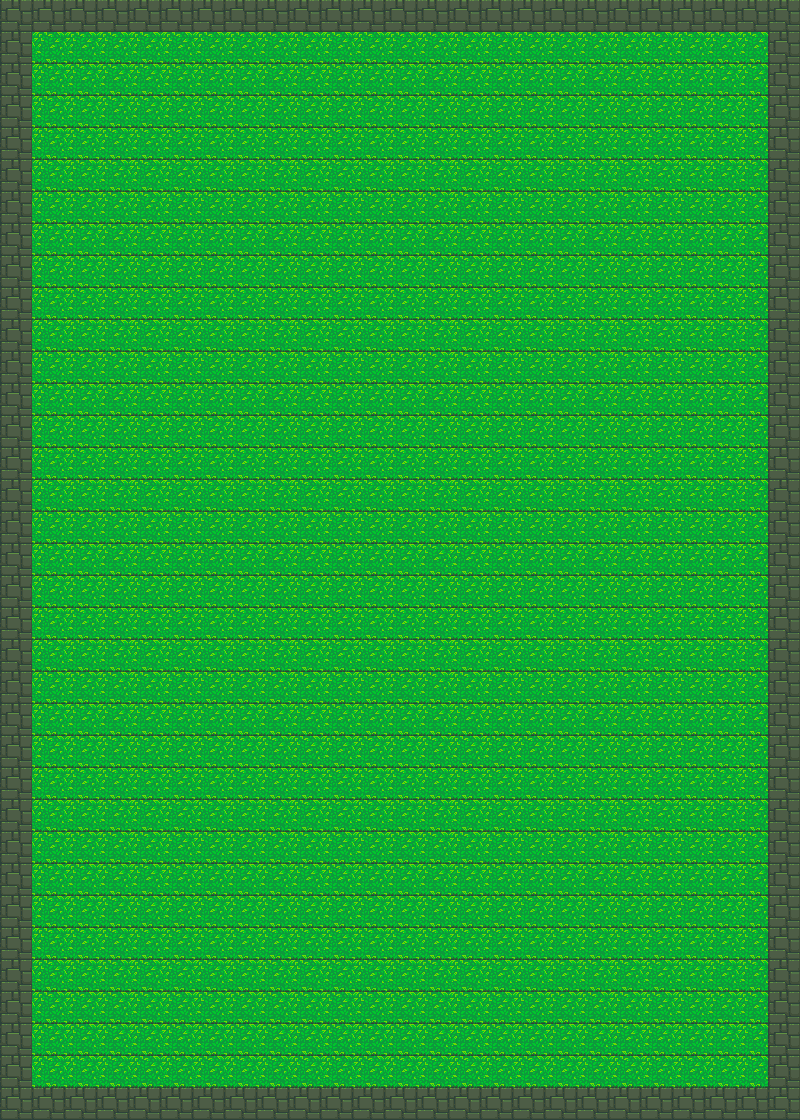

Below is a game level as drawn by its tile map, then a one-line description and the .tmx file that defines it, in full:
An orthogonal 25x35 tile map with 32x32 px tiles, 1 tile layer (Capa de Patrones 1).

<map version="1.0" tiledversion="1.0.3" orientation="orthogonal" renderorder="right-down" width="25" height="35" tilewidth="32" tileheight="32" nextobjectid="4">
 <tileset firstgid="1" source="sprites2.tsx" />
 <layer name="Capa de Patrones 1" width="25" height="35">
  <data encoding="csv">
74,74,74,74,74,74,74,74,74,74,74,74,74,74,74,74,74,74,74,74,74,74,74,74,74,
74,71,71,71,71,71,71,71,71,71,71,71,71,71,71,71,71,71,71,71,71,71,71,71,74,
74,71,71,71,71,71,71,71,71,71,71,71,71,71,71,71,71,71,71,71,71,71,71,71,74,
74,71,71,71,71,71,71,71,71,71,71,71,71,71,71,71,71,71,71,71,71,71,71,71,74,
74,71,71,71,71,71,71,71,71,71,71,71,71,71,71,71,71,71,71,71,71,71,71,71,74,
74,71,71,71,71,71,71,71,71,71,71,71,71,71,71,71,71,71,71,71,71,71,71,71,74,
74,71,71,71,71,71,71,71,71,71,71,71,71,71,71,71,71,71,71,71,71,71,71,71,74,
74,71,71,71,71,71,71,71,71,71,71,71,71,71,71,71,71,71,71,71,71,71,71,71,74,
74,71,71,71,71,71,71,71,71,71,71,71,71,71,71,71,71,71,71,71,71,71,71,71,74,
74,71,71,71,71,71,71,71,71,71,71,71,71,71,71,71,71,71,71,71,71,71,71,71,74,
74,71,71,71,71,71,71,71,71,71,71,71,71,71,71,71,71,71,71,71,71,71,71,71,74,
74,71,71,71,71,71,71,71,71,71,71,71,71,71,71,71,71,71,71,71,71,71,71,71,74,
74,71,71,71,71,71,71,71,71,71,71,71,71,71,71,71,71,71,71,71,71,71,71,71,74,
74,71,71,71,71,71,71,71,71,71,71,71,71,71,71,71,71,71,71,71,71,71,71,71,74,
74,71,71,71,71,71,71,71,71,71,71,71,71,71,71,71,71,71,71,71,71,71,71,71,74,
74,71,71,71,71,71,71,71,71,71,71,71,71,71,71,71,71,71,71,71,71,71,71,71,74,
74,71,71,71,71,71,71,71,71,71,71,71,71,71,71,71,71,71,71,71,71,71,71,71,74,
74,71,71,71,71,71,71,71,71,71,71,71,71,71,71,71,71,71,71,71,71,71,71,71,74,
74,71,71,71,71,71,71,71,71,71,71,71,71,71,71,71,71,71,71,71,71,71,71,71,74,
74,71,71,71,71,71,71,71,71,71,71,71,71,71,71,71,71,71,71,71,71,71,71,71,74,
74,71,71,71,71,71,71,71,71,71,71,71,71,71,71,71,71,71,71,71,71,71,71,71,74,
74,71,71,71,71,71,71,71,71,71,71,71,71,71,71,71,71,71,71,71,71,71,71,71,74,
74,71,71,71,71,71,71,71,71,71,71,71,71,71,71,71,71,71,71,71,71,71,71,71,74,
74,71,71,71,71,71,71,71,71,71,71,71,71,71,71,71,71,71,71,71,71,71,71,71,74,
74,71,71,71,71,71,71,71,71,71,71,71,71,71,71,71,71,71,71,71,71,71,71,71,74,
74,71,71,71,71,71,71,71,71,71,71,71,71,71,71,71,71,71,71,71,71,71,71,71,74,
74,71,71,71,71,71,71,71,71,71,71,71,71,71,71,71,71,71,71,71,71,71,71,71,74,
74,71,71,71,71,71,71,71,71,71,71,71,71,71,71,71,71,71,71,71,71,71,71,71,74,
74,71,71,71,71,71,71,71,71,71,71,71,71,71,71,71,71,71,71,71,71,71,71,71,74,
74,71,71,71,71,71,71,71,71,71,71,71,71,71,71,71,71,71,71,71,71,71,71,71,74,
74,71,71,71,71,71,71,71,71,71,71,71,71,71,71,71,71,71,71,71,71,71,71,71,74,
74,71,71,71,71,71,71,71,71,71,71,71,71,71,71,71,71,71,71,71,71,71,71,71,74,
74,71,71,71,71,71,71,71,71,71,71,71,71,71,71,71,71,71,71,71,71,71,71,71,74,
74,71,71,71,71,71,71,71,71,71,71,71,71,71,71,71,71,71,71,71,71,71,71,71,74,
74,74,74,74,74,74,74,74,74,74,74,74,74,74,74,74,74,74,74,74,74,74,74,74,74
</data>
 </layer>
</map>
